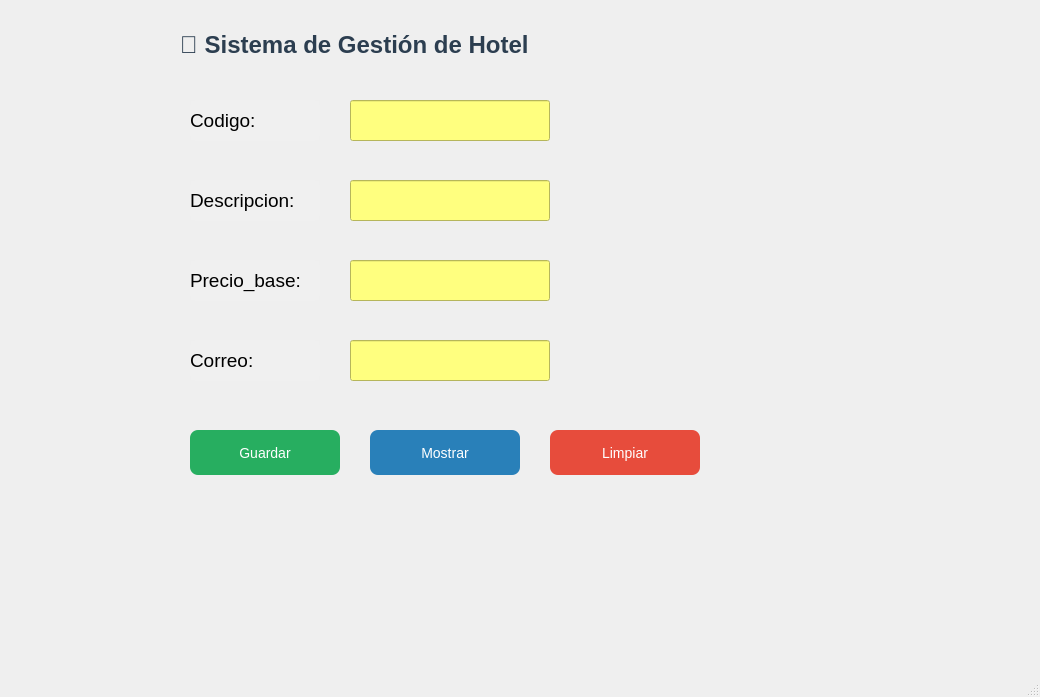
<?xml version="1.0" encoding="UTF-8"?>
<ui version="4.0">
 <class>ServicioHotel</class>
 <widget class="QMainWindow" name="ServicioHotel">
  <property name="geometry">
   <rect>
    <x>0</x>
    <y>0</y>
    <width>1040</width>
    <height>697</height>
   </rect>
  </property>
  <property name="windowTitle">
   <string>Sistema de Gestión de Servicios de Hotel</string>
  </property>
  <widget class="QWidget" name="centralwidget">

   <widget class="QLabel" name="lbl_titulo">
    <property name="geometry"><rect><x>180</x><y>20</y><width>600</width><height>50</height></rect></property>
    <property name="font"><font><pointsize>18</pointsize><bold>true</bold></font></property>
    <property name="styleSheet"><string notr="true">color: #2c3e50;</string></property>
    <property name="text"><string>🏨 Sistema de Gestión de Hotel</string></property>
   </widget>

   <!-- CÓDIGO -->
   <widget class="QLabel" name="lbl_Codigo">
    <property name="geometry"><rect><x>190</x><y>100</y><width>130</width><height>41</height></rect></property>
    <property name="font"><font><pointsize>14</pointsize></font></property>
    <property name="styleSheet"><string notr="true">background-color: #f0f0f0; color: #000000; border-radius: 5px;</string></property>
    <property name="text"><string>Codigo:</string></property>
   </widget>
   <widget class="QLineEdit" name="txt_Codigo">
    <property name="geometry"><rect><x>350</x><y>100</y><width>200</width><height>41</height></rect></property>
    <property name="styleSheet"><string notr="true">background-color: rgb(255, 255, 127);</string></property>
    <property name="maxLength"><number>5</number></property>
   </widget>

   <!-- DESCRIPCIÓN -->
   <widget class="QLabel" name="lbl_descripcion">
    <property name="geometry"><rect><x>190</x><y>180</y><width>130</width><height>41</height></rect></property>
    <property name="font"><font><pointsize>14</pointsize></font></property>
    <property name="styleSheet"><string notr="true">background-color: #f0f0f0; color: #000000; border-radius: 5px;</string></property>
    <property name="text"><string>Descripcion:</string></property>
   </widget>
   <widget class="QLineEdit" name="txt_descripcion">
    <property name="geometry"><rect><x>350</x><y>180</y><width>200</width><height>41</height></rect></property>
    <property name="styleSheet"><string notr="true">background-color: rgb(255, 255, 127);</string></property>
   </widget>

   <!-- PRECIO BASE -->
   <widget class="QLabel" name="lbl_precio_base">
    <property name="geometry"><rect><x>190</x><y>260</y><width>130</width><height>41</height></rect></property>
    <property name="font"><font><pointsize>14</pointsize></font></property>
    <property name="styleSheet"><string notr="true">background-color: #f0f0f0; color: #000000; border-radius: 5px;</string></property>
    <property name="text"><string>Precio_base:</string></property>
   </widget>
   <widget class="QLineEdit" name="txt_precio_base">
    <property name="geometry"><rect><x>350</x><y>260</y><width>200</width><height>41</height></rect></property>
    <property name="styleSheet"><string notr="true">background-color: rgb(255, 255, 127);</string></property>
   </widget>

   <!-- CORREO -->
   <widget class="QLabel" name="lbl_correo">
    <property name="geometry"><rect><x>190</x><y>340</y><width>130</width><height>41</height></rect></property>
    <property name="font"><font><pointsize>14</pointsize></font></property>
    <property name="styleSheet"><string notr="true">background-color: #f0f0f0; color: #000000; border-radius: 5px;</string></property>
    <property name="text"><string>Correo:</string></property>
   </widget>
   <widget class="QLineEdit" name="txt_correo">
    <property name="geometry"><rect><x>350</x><y>340</y><width>200</width><height>41</height></rect></property>
    <property name="styleSheet"><string notr="true">background-color: rgb(255, 255, 127);</string></property>
   </widget>

   <!-- BOTONES -->
   <widget class="QPushButton" name="btn_guardar">
    <property name="geometry"><rect><x>190</x><y>430</y><width>150</width><height>45</height></rect></property>
    <property name="styleSheet"><string notr="true">background-color: #27ae60; color: white; font-size: 14px; border-radius: 8px;</string></property>
    <property name="text"><string>Guardar</string></property>
   </widget>
   <widget class="QPushButton" name="btn_mostrar">
    <property name="geometry"><rect><x>370</x><y>430</y><width>150</width><height>45</height></rect></property>
    <property name="styleSheet"><string notr="true">background-color: #2980b9; color: white; font-size: 14px; border-radius: 8px;</string></property>
    <property name="text"><string>Mostrar</string></property>
   </widget>
   <widget class="QPushButton" name="btn_limpiar">
    <property name="geometry"><rect><x>550</x><y>430</y><width>150</width><height>45</height></rect></property>
    <property name="styleSheet"><string notr="true">background-color: #e74c3c; color: white; font-size: 14px; border-radius: 8px;</string></property>
    <property name="text"><string>Limpiar</string></property>
   </widget>

  </widget>
  <widget class="QMenuBar" name="menubar">
   <property name="geometry"><rect><x>0</x><y>0</y><width>1040</width><height>26</height></rect></property>
  </widget>
  <widget class="QStatusBar" name="statusbar"/>
 </widget>
 <resources/>
 <connections/>
</ui>
